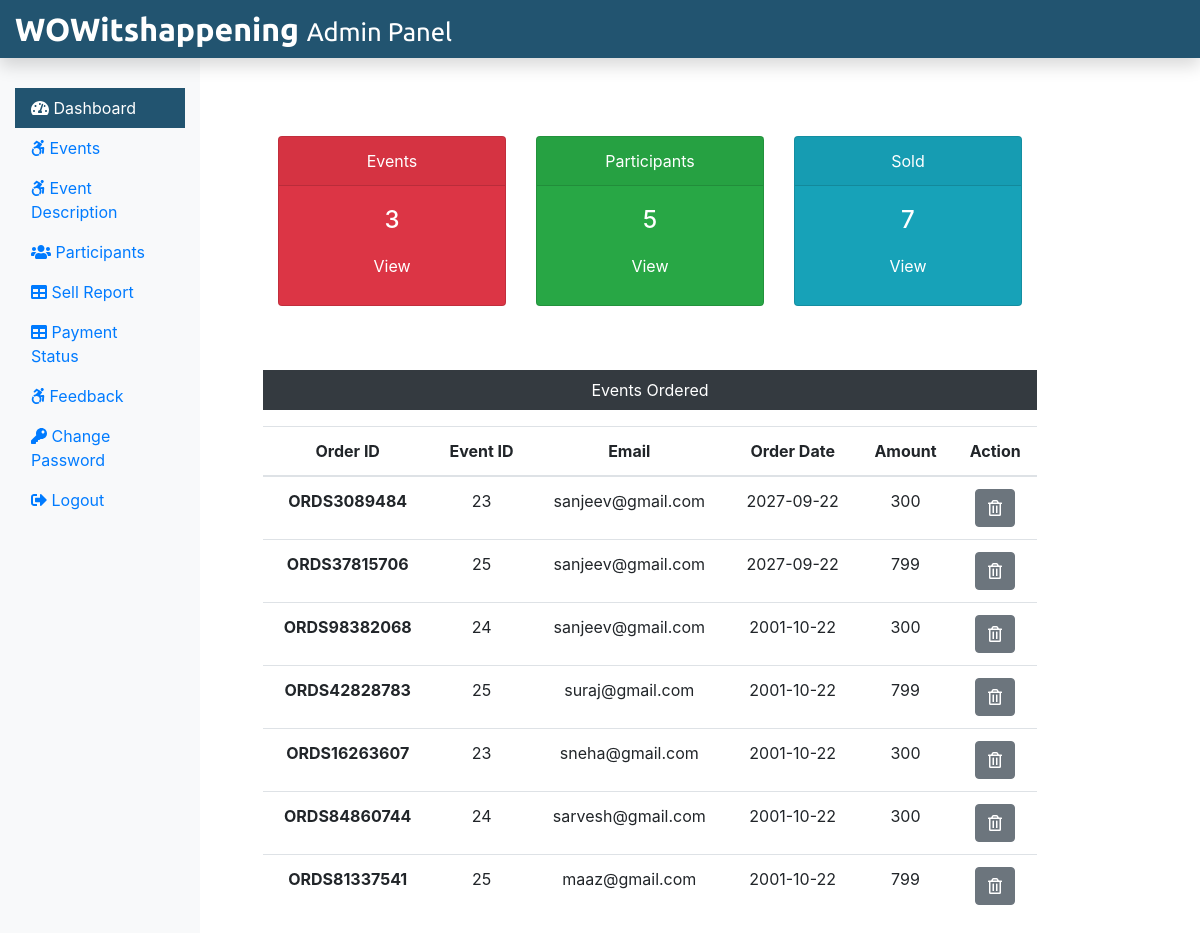
/Admin/adminDashboard.php (signed in), run on the app's committed database.
### tables this page shows
CREATE TABLE `courseorder` (
  `co_id` int(11) NOT NULL,
  `order_id` varchar(255) NOT NULL,
  `stu_email` varchar(255) NOT NULL,
  `course_id` int(11) NOT NULL,
  `status` varchar(255) NOT NULL,
  `respmsg` text NOT NULL,
  `amount` int(11) NOT NULL,
  `order_date` date NOT NULL
);

### Admin/adminDashboard.php (the view, shortened to what this page needs)
<?php
include('./adminInclude/header.php');
include('../dbConnection.php');
$sql = "SELECT * FROM course";
$result = $conn->query($sql);
$totalcourse = $result->num_rows;
 $sql = "SELECT * FROM student";
 $result = $conn->query($sql);
 $totalstu = $result->num_rows;
 $sql = "SELECT * FROM courseorder";
 $result = $conn->query($sql);
 $totalsold = $result->num_rows;
?>
  <div class="col-sm-9 mt-5">
    <div class="row mx-5 text-center">
      <div class="col-sm-4 mt-5">
        <div class="card text-white bg-danger mb-3" style="max-width: 18rem;">
          <div class="card-header">Events</div>
          <div class="card-body">
            <h4 class="card-title">
              <?php echo $totalcourse; ?>
            </h4>
            <a class="btn text-white" href="courses.php">View</a>
          </div>
        </div>
      </div>
      <div class="col-sm-4 mt-5">
        <div class="card text-white bg-success mb-3" style="max-width: 18rem;">
          <div class="card-header">Participants</div>
          <div class="card-body">
            <h4 class="card-title">
              <?php echo $totalstu; ?>
            </h4>
            <a class="btn text-white" href="students.php">View</a>
          </div>
        </div>
      </div>
      <div class="col-sm-4 mt-5">
        <div class="card text-white bg-info mb-3" style="max-width: 18rem;">
          <div class="card-header">Sold</div>
          <div class="card-body">
            <h4 class="card-title">
              <?php echo $totalsold; ?>
            </h4>
            <a class="btn text-white" href="sellreport.php">View</a>
          </div>
        </div>
      </div>
    </div>
    <div class="mx-5 mt-5 text-center">
      <p class=" bg-dark text-white p-2">Events Ordered</p>
      <?php
      $sql = "SELECT * FROM courseorder";
      $result = $conn->query($sql);
      if($result->num_rows > 0){
  echo '<table class="table">
    <thead>
    <tr>
      <th scope="col">Order ID</th>
      <th scope="col">Event ID</th>
      <th scope="col">Email</th>
      <th scope="col">Order Date</th>
      <th scope="col">Amount</th>
      <th scope="col">Action</th>
    </tr>
    </thead>
    <tbody>';
    while($row = $result->fetch_assoc()){
    echo '<tr>';
      echo '<th scope="row">'.$row["order_id"].'</th>';
      echo '<td>'. $row["course_id"].'</td>';
      echo '<td>'.$row["stu_email"].'</td>';
      echo '<td>'.$row["order_date"].'</td>';
      echo '<td>'.$row["amount"].'</td>';
      echo '<td><form action="" method="POST" class="d-inline"><input type="hidden" name="id" value='. $row["co_id"] .'><button type="submit" class="btn btn-secondary" name="delete" value="Delete"><i class="far fa-trash-alt"></i></button></form></td>';
      echo '</tr>';
    }
  echo '</tbody>
  </table>';
  } else {
    echo "0 Result";
  }
  ?>
    </div>
  </div>
  </div>
  </div>
<?php
include('./adminInclude/footer.php');
?>

### data on the page
courseorder: order "ORDS3089484", course "23", stu_email "sanjeev@gmail.com", order_date "2027-09-22", amount "300"
courseorder: order "ORDS37815706", course "25", stu_email "sanjeev@gmail.com", order_date "2027-09-22", amount "799"
courseorder: order "ORDS98382068", course "24", stu_email "sanjeev@gmail.com", order_date "2001-10-22", amount "300"
courseorder: order "ORDS42828783", course "25", stu_email "suraj@gmail.com", order_date "2001-10-22", amount "799"
courseorder: order "ORDS16263607", course "23", stu_email "sneha@gmail.com", order_date "2001-10-22", amount "300"
courseorder: order "ORDS84860744", course "24", stu_email "sarvesh@gmail.com", order_date "2001-10-22", amount "300"
courseorder: order "ORDS81337541", course "25", stu_email "maaz@gmail.com", order_date "2001-10-22", amount "799"

### other printed values
$totalcourse "3"
$totalstu "5"
$totalsold "7"
